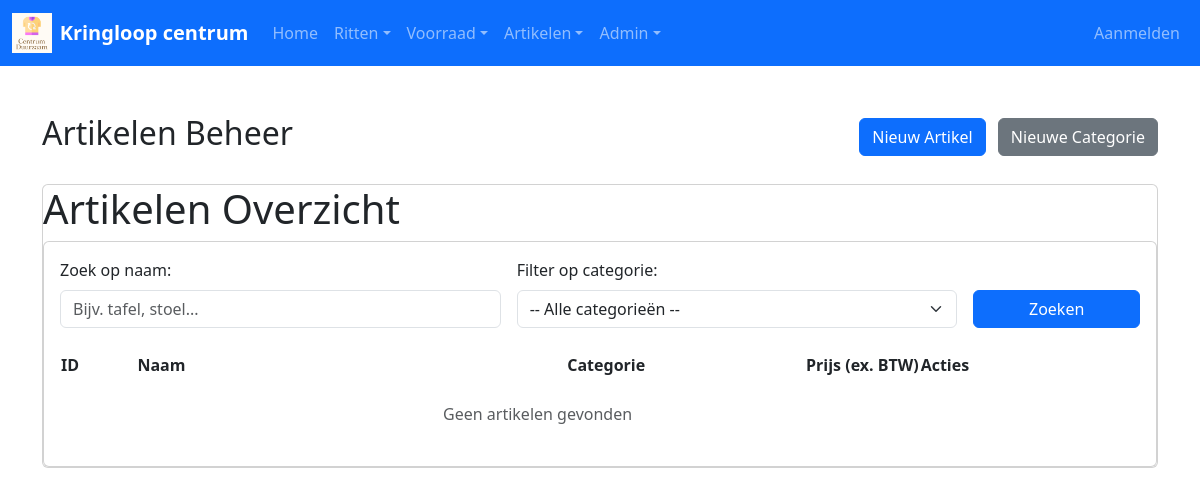
The app's page /artikelen.php, older data.
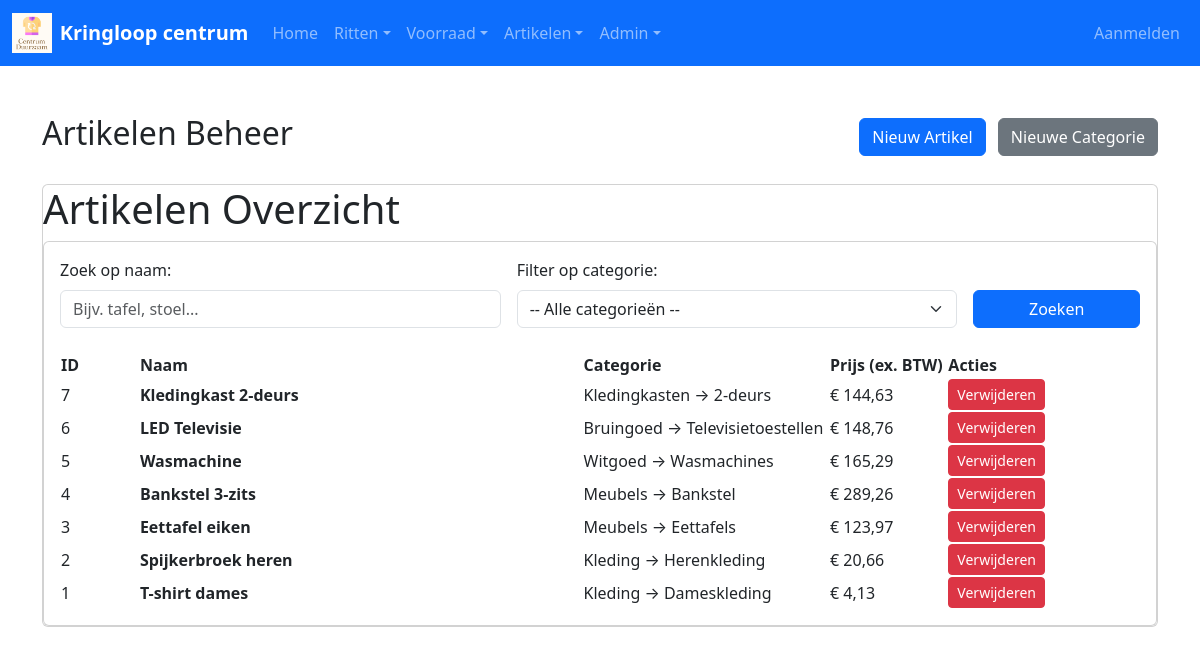
The same page, newer data.
### tables this page shows
CREATE TABLE `artikel` (

  `id` int NOT NULL,

  `categorie_id` int NOT NULL,

  `naam` varchar(255) NOT NULL,

  `omschrijving` TEXT,

  `merk` VARCHAR(100),

  `kleur` VARCHAR(50),

  `afmeting_maat` VARCHAR(50),

  `prijs_ex_btw` decimal(10,2) NOT NULL,

  `created_at` TIMESTAMP DEFAULT CURRENT_TIMESTAMP,

  `updated_at` TIMESTAMP DEFAULT CURRENT_TIMESTAMP ON UPDATE CURRENT_TIMESTAMP

);

CREATE TABLE `categorie` (

  `id` int NOT NULL,

  `categorie` varchar(255) NOT NULL,

  `subcategorie` VARCHAR(100),

  `code` VARCHAR(20) UNIQUE

);

### classes/Artikel.php (called while the page is built, shortened)
<?php
class Artikel {
    public $pdo;
    public function __construct($database) {
        $this->pdo = $database;
    }
    public function getAlleArtikelen() {
        $query = "SELECT artikel.*, categorie.categorie, categorie.subcategorie, categorie.code
                  FROM artikel
                  LEFT JOIN categorie ON artikel.categorie_id = categorie.id
                  ORDER BY artikel.id DESC";
        $stmt = $this->pdo->prepare($query);
        $stmt->execute();
        return $stmt->fetchAll(PDO::FETCH_ASSOC);
    }
}
?>

### artikelen.php (the view, shortened to what this page needs)
<?php
require_once 'includes/db.php';
require_once 'classes/Artikel.php';
$artikel = new Artikel($pdo);
$zoekterm = isset($_GET['zoekterm']) ? trim($_GET['zoekterm']) : '';
$categorie_filter = isset($_GET['categorie']) ? trim($_GET['categorie']) : '';
if(!empty($zoekterm) || !empty($categorie_filter)) {
    $artikelen = $artikel->zoekArtikelen($zoekterm, $categorie_filter);
} else {
    $artikelen = $artikel->getAlleArtikelen();
}
include 'includes/header.php';
?>
<div class="container my-5">
    <div class="d-flex justify-content-between align-items-center mb-4">
        <h2>Artikelen Beheer</h2>
        <div>
            <a href="artikel_toevoegen.php" class="btn btn-primary me-2">Nieuw Artikel</a>
            <a href="categorie_toevoegen.php" class="btn btn-secondary">Nieuwe Categorie</a>
        </div>
    </div>
    <div class="card">
        <h1>Artikelen Overzicht</h1>
        <div class="card">
            <div class="card-body">
            <form method="GET" class="row g-3 mb-4">
                <div class="col-md-5">
                    <label for="zoekterm" class="form-label">Zoek op naam:</label>
                    <input type="text" id="zoekterm" name="zoekterm" class="form-control"
                           placeholder="Bijv. tafel, stoel..."
                           value="<?php echo $zoekterm; ?>">
                </div>
                <div class="col-md-5">
                    <label for="categorie" class="form-label">Filter op categorie:</label>
                    <select id="categorie" name="categorie" class="form-select">
                        <option value="">-- Alle categorieën --</option>
                    </select>
                </div>
                <div class="col-md-2 d-flex align-items-end">
                    <button type="submit" class="btn btn-primary w-100">Zoeken</button>
                </div>
            </form>
        <table>
            <thead>
                <tr>
                    <th style="width: 8%;">ID</th>
                    <th style="width: 45%;">Naam</th>
                    <th style="width: 25%;">Categorie</th>
                    <th style="width: 12%;">Prijs (ex. BTW)</th>
                    <th style="width: 10%;">Acties</th>
                </tr>
            </thead>
            <tbody>
                <?php if(count($artikelen) > 0): ?>
                    <?php foreach($artikelen as $item): ?>
                        <tr>
                            <td><?php echo $item['id']; ?></td>
                            <td><strong><?php echo htmlspecialchars($item['naam']); ?></strong></td>
                            <td>
                                <span class="categorie-badge">
                                    <?php echo htmlspecialchars($item['categorie']); ?>
                                </span>
                                <?php if($item['subcategorie']): ?>
                                    <span class="subcategorie-text">
                                        → <?php echo htmlspecialchars($item['subcategorie']); ?>
                                    </span>
                                <?php endif; ?>
                            </td>
                            <td>&euro; <?php echo number_format($item['prijs_ex_btw'], 2, ',', '.'); ?></td>
                            <td>
                                <a href="artikel_verwijderen.php?id=<?php echo $item['id']; ?>"
                                       class="btn btn-sm btn-danger"
                                       onclick="return confirm('Weet je zeker dat je dit artikel wilt verwijderen?');">
                                        Verwijderen
                                    </a>
                            </td>
                        </tr>
                    <?php endforeach; ?>
                <?php else: ?>
                    <tr>
                        <td colspan="5" class="text-center text-muted py-4">
                            Geen artikelen gevonden
                        </td>
                    </tr>
                <?php endif; ?>
            </tbody>
        </table>
    </div>
</div>
<?php include 'includes/footer.php'; ?>

Row changes from the older to the newer data that the page shows:
added artikel: id "7", naam "Kledingkast 2-deurs", categorie.categorie "Kledingkasten", categorie.subcategorie "2-deurs", prijs_ex_btw "144,63"
added artikel: id "6", naam "LED Televisie", categorie.categorie "Bruingoed", categorie.subcategorie "Televisietoestellen", prijs_ex_btw "148,76"
added artikel: id "5", naam "Wasmachine", categorie.categorie "Witgoed", categorie.subcategorie "Wasmachines", prijs_ex_btw "165,29"
added artikel: id "4", naam "Bankstel 3-zits", categorie.categorie "Meubels", categorie.subcategorie "Bankstel", prijs_ex_btw "289,26"
added artikel: id "3", naam "Eettafel eiken", categorie.categorie "Meubels", categorie.subcategorie "Eettafels", prijs_ex_btw "123,97"
added artikel: id "2", naam "Spijkerbroek heren", categorie.categorie "Kleding", categorie.subcategorie "Herenkleding", prijs_ex_btw "20,66"
added artikel: id "1", naam "T-shirt dames", categorie.categorie "Kleding", categorie.subcategorie "Dameskleding", prijs_ex_btw "4,13"
Text that changed along with them:
text no longer shown: "Geen artikelen gevonden"
